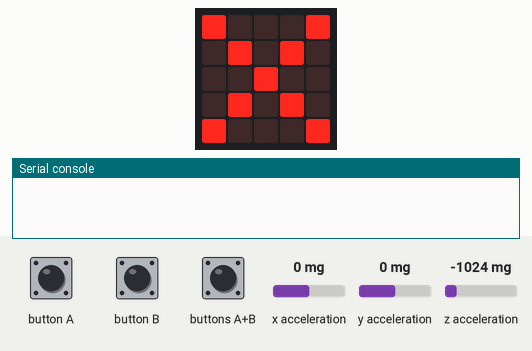
Bench run of a program on a simulated BBC micro:bit (MakeCode). On the bench: the board's 5×5 LED display, the last lines printed to the serial console. The inputs (shaded band) are chosen by the test bench; at power-on: x acceleration 0 mg, y acceleration 0 mg, z acceleration -1024 mg. Data-log rows are listed on the console.

Above: at 1.8 s.
1.9 s: button A pressed for 0.15 s
At 3.0 s:
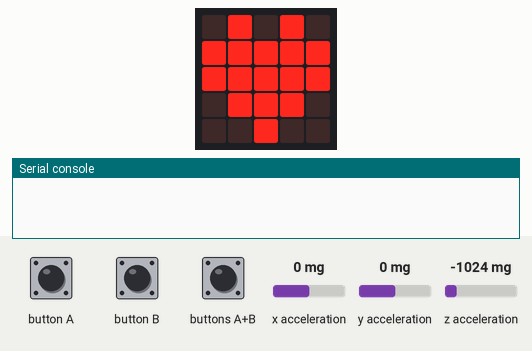
4.1 s: buttons A+B pressed for 0.15 s
At 4.9 s:
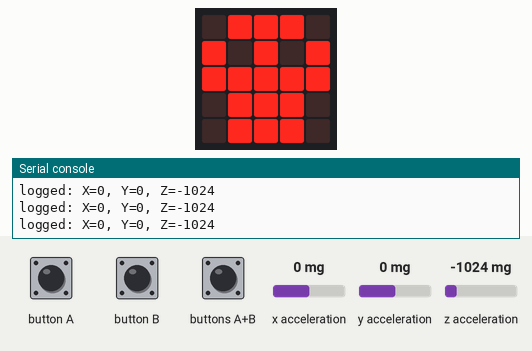
6.5 s: buttons A+B pressed for 1 s
10.1 s: button B pressed for 0.15 s
At 10.9 s:
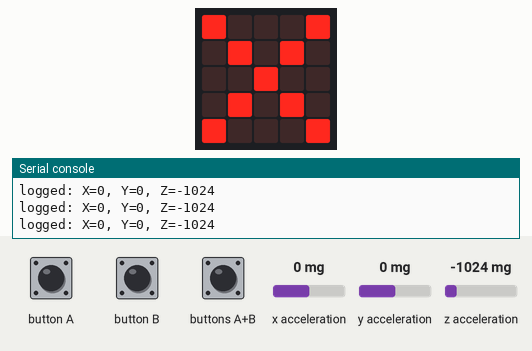
Timing chart, 0 to 13.0 s (numbered marks = the images above; inputs shaded):
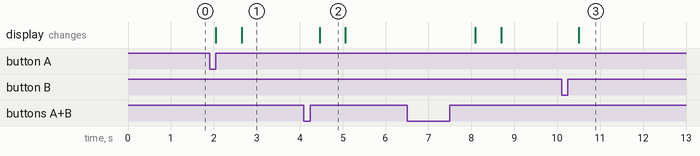

Measured:
- after the input at 1.9 s, the display: first changes after 0.15 s (image 1 shows a later state)
- after the input at 4.1 s, the display: changes after 0.37 s (image 2)
- after the input at 10.1 s, the display: changes after 0.40 s (image 3)
- what the display in image 2 shows lasts 0.6 s, from 4.5 s to 5.1 s

The program:

main.ts
```typescript
datalogger.onLogFull(function () {
    Logging = false
    basic.showLeds(`
        # # # # #
        # # # # #
        # # # # #
        # # # # #
        # # # # #
        `)
})
input.onButtonPressed(Button.A, function () {
    Logging = true
    basic.showIcon(IconNames.Yes)
})
input.onButtonPressed(Button.AB, function () {
    basic.showIcon(IconNames.Skull)
    datalogger.deleteLog()
    datalogger.setColumnTitles(
    "temp",
    "lum",
    "son"
    )
})
input.onButtonPressed(Button.B, function () {
    Logging = false
    basic.showIcon(IconNames.No)
})
let Logging = false
Logging = false
basic.showIcon(IconNames.No)
datalogger.setColumnTitles(
"X",
"Y",
"Z"
)
loops.everyInterval(100, function () {
    if (Logging) {
        basic.showIcon(IconNames.Heart)
        datalogger.log(
        datalogger.createCV("X", input.acceleration(Dimension.X)),
        datalogger.createCV("Y", input.acceleration(Dimension.Y)),
        datalogger.createCV("Z", input.acceleration(Dimension.Z))
        )
    }
})
```

test.ts
```typescript
// les tests vont ici ; cela ne sera pas compilé si ce paquet est utilisé en tant qu'extension.
```
